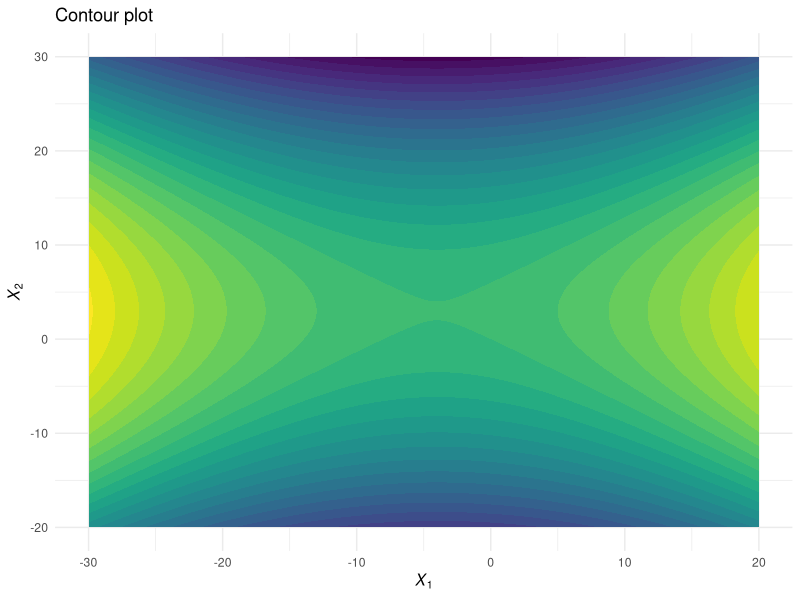
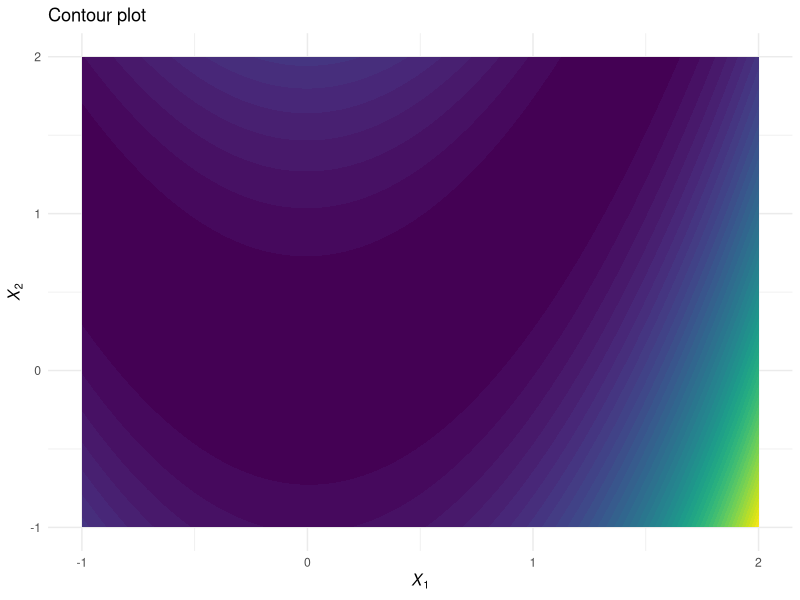
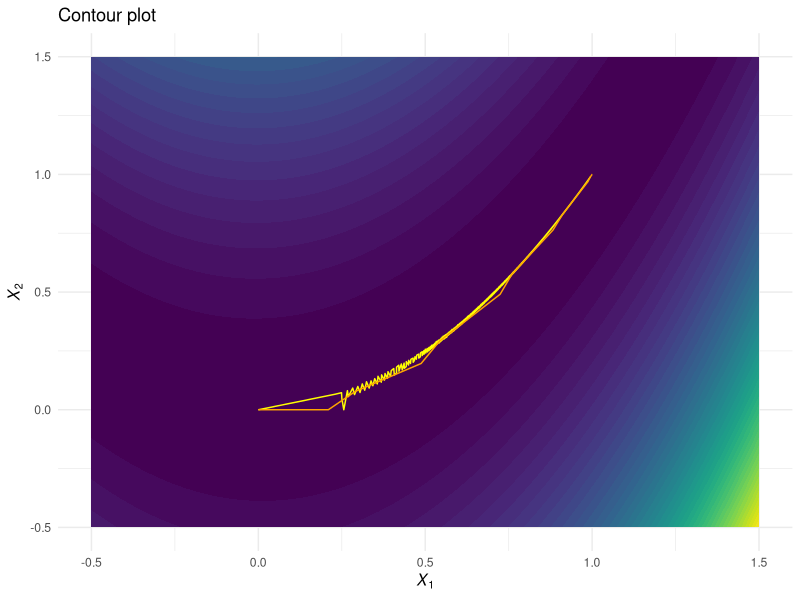

Here is the R script that generated these plots, in order:
## ---- chunk 1
NR <- function(formula, data = NULL, start, n.iter) {
  
  X <- model.matrix(formula, data)
  Y <- model.frame(formula, data)[,1]
  
  loglikelihood <- function(X, Y, beta) {
    constant <- sapply(Y, function(y) sum(log(1:y))) |> sum()
    sum(y - X %*% beta - exp(X %*% beta) - constant)
  }
  
  score <- function(X, Y, beta) {
    t(X) %*% (Y - exp(X %*% beta))
  }
  
  hess <- function(X, beta) {
    - t(X) %*% diag(c(exp(X %*% beta))) %*% X
  }
  
  out <- matrix(0, n.iter+1, ncol(X))
  out[1, ] <- b <- start
  
  logL <- numeric(n.iter+1)
  logL[1] <- loglikelihood(X, Y, b)
  
  for (i in (1:n.iter)+1) {
    b <- b - solve(hess(X, b)) %*% score(X, Y, b)
    out[i, ] <- b
    logL[i] <- loglikelihood(X, Y, b)
  }
  data.frame(iter = 0:n.iter,
             out,
             logL = logL)
}

x <- c(1, 1, 1, 0, 0, 0)
y <- c(12, 15, 17, 8, 11, 5)

NR(y ~ x, start = c(0,0), n.iter = 20) |>
  knitr::kable() |>
  kableExtra::kable_styling(bootstrap_options = c("striped", "hover"))

## ---- chunk 2
#| message: false
library(ggplot2)
library(dplyr)
library(purrr)

fx1x2 <- function(x1, x2) 8*x1 + 12*x2 + x1^2 - 2*x2^2

expand.grid(x1 = -300:200/10,
            x2 = -200:300/10) |>
  mutate(f = map2_dbl(x1, x2, fx1x2)) |>
  ggplot(aes(x = x1, y = x2, z = f)) +
  stat_contour_filled(bins = 30, show.legend = FALSE) +
  theme_minimal() +
  labs(x = expression(italic(X[1])),
       y = expression(italic(X[2])),
       title = "Contour plot")
## ---- chunk 3
fx1x2 <- function(x1, x2) 100*(x2 - x1^2)^2 + (1 - x1)^2

expand.grid(x1 = -100:200/100,
            x2 = -100:200/100) |>
  mutate(f = map2_dbl(x1, x2, fx1x2)) |>
  ggplot(aes(x = x1, y = x2, z = f)) +
  stat_contour_filled(bins = 50, show.legend = FALSE) +
  theme_minimal() +
  labs(x = expression(italic(X[1])),
       y = expression(italic(X[2])),
       title = "Contour plot")
## ---- chunk 4
f <- function(x1, x2) 100*(x2 - x1^2)^2 + (1 - x1)^2

score <- function(x1, x2) {
  c(400*x1^3 - 400*x1*x2 + 2*x1 - 2,
    200*x2 - 200*x1^2)
}
  
hess <- function(x1, x2) {
  matrix(c(1200*x1^2 - 400*x2 + 2, -400*x1, -400*x1, 200), 
         nrow = 2, ncol = 2)
}

SD <- function(start, n.iter, alpha, rho, tol = 1e-16) {
  b <- start
  grad <- matrix(0, n.iter + 1, 2)
  grad[1, ] <- score(b[1], b[2])
  
  out <- matrix(0, n.iter + 1, 2)
  out[1, ] <- b
  
  i <- 1; conv <- FALSE
  
  while (!conv) {
    i <- i+1
    fold <- f(out[i-1, 1], out[i-1, 2])
    gradvec <- score(out[i-1, 1], out[i-1, 2])
    out[i, ] <- out[i-1, ] - alpha * gradvec / sum(gradvec^2)
    grad[i, ] <- gradvec
    
    fnew <- f(out[i,1], out[i,2])
    a <- alpha
    while(fnew > fold) {
      a <- a*rho
      out[i, ] <- out[i-1, ] - a * gradvec / sum(gradvec^2)
      grad[i, ] <- c(score(out[i,1], out[i,2]))
      fnew <- f(out[i,1], out[i,2])
    }
    if (
      i - 1 == n.iter | 
      abs(fnew - fold) < tol
    ) {
      conv <- TRUE
    }
    
  }
  data.frame(iter = 0:(nrow(out)-1), 
             out  = out, 
             grad = grad, 
             fval = f(out[,1], out[,2])) |>
    subset(iter < i)
}

SDout <- SD(c(0,0), 20000, 1, 0.8, 1e-10)

SDout |>
  head(15) |>
  knitr::kable() |>
  kableExtra::kable_styling(bootstrap_options = c("striped", "hover"))
## ---- chunk 5
NR <- function(start, n.iter, alpha, rho) {
  
  b <- start
  grad <- matrix(0, n.iter + 1, 2)
  grad[1, ] <- score(b[1], b[2])
  
  out <- matrix(0, n.iter + 1, 2)
  out[1, ] <- b
  
  for (i in 1:n.iter + 1) {
    
    fold <- f(out[i-1,1], out[i-1,2])
    b <- out[i - 1, ]
    
    out[i, ] <- b - solve(hess(b[1], b[2])) %*% score(b[1], b[2])
    grad[i, ] <- c(score(b[1], b[2]))

    fnew <- f(out[i,1], out[i,2])
    a <- alpha
    while (fnew>fold){
      a <- a*rho
      out[i,] <- out[i-1,] - a * solve(hess(b[1], b[2])) %*% score(b[1], b[2])
      grad[i, ] <- c(score(out[i,1], out[i,2]))
      fnew <- f(out[i,1], out[i,2])
    }
  }
  data.frame(iter = 0:(nrow(out)-1), 
             out  = out, 
             grad = grad, 
             fval = f(out[,1], out[,2]))
}
NRout <- NR(c(0,0), 15, 1, 0.8) 

NRout |>
  knitr::kable() |>
  kableExtra::kable_styling(bootstrap_options = c("striped", "hover"))

expand.grid(x1 = -50:150/100,
            x2 = -50:150/100) |>
  mutate(f = map2_dbl(x1, x2, fx1x2)) |>
  ggplot(aes(x = x1, y = x2, z = f)) +
  stat_contour_filled(bins = 50, show.legend = FALSE) +
  geom_line(data = SDout, 
            mapping = aes(x = out.1, y = out.2, z = NULL), 
            col = "yellow") +
  geom_line(data = NRout, 
            mapping = aes(x = out.1, y = out.2, z = NULL),
            col = "orange") +
  theme_minimal() +
  labs(x = expression(italic(X[1])),
       y = expression(italic(X[2])),
       title = "Contour plot")
## ---- chunk 6
loglikelihood <- function(X, Y, beta) {
  sum(Y * (X%*%beta) - log(1 + exp(X %*% beta)))
}
score <- function(X, Y, beta) {
  t(X) %*% (Y - 1/(1 + exp(-X%*%beta)))
}
hess <- function(X, Y, beta) {
  - t(X) %*% diag(c(exp(X%*%beta)/(1 + exp(X%*%beta))^2)) %*% X
}
## ---- chunk 7
NRlogistic <- function(formula, data = NULL, start, n.iter) {
  X <- model.matrix(formula, data)
  Y <- model.frame(formula, data)[, 1]
  
  out <- matrix(0, n.iter+1, ncol(X))
  out[1, ] <- b <- start
  
  logL <- numeric(n.iter+1)
  logL <- loglikelihood(X, Y, b)
  
  for (i in 1:n.iter + 1) {
    b <- b - solve(hess(X, Y, b)) %*% score(X, Y, b)
    out[i, ] <- b
    logL[i] <- loglikelihood(X, Y, b)
  }
  
  data.frame(iter = 0:n.iter,
             b0 = out[,1],
             b1 = out[,2],
             logL = logL)
}

x <- c(0,1,2,3,4,5)
y <- c(0,1,0,1,1,1)

NRlogistic(y ~ x, start = c(0,0), n.iter = 5) |>
  knitr::kable() |>
  kableExtra::kable_styling(bootstrap_options = c("striped", "hover"))

glm(y ~ x, family = binomial) |> summary()
## ---- chunk 8
IRLS <- function(formula, data = NULL, start, n.iter) {
  
  X <- model.matrix(formula, data)
  Y <- model.frame(formula, data)[,1]
  out <- matrix(0, n.iter+1, ncol(X))
  out[1, ] <- b <- start
  
  logL <- numeric(n.iter+1)
  logL[1] <- loglikelihood(X, Y, b)
  
  for (i in 1:n.iter+1) {
    e <- exp(X%*%b) / (1 + exp(X%*%b))
    W <- diag(c(e / (1+exp(X %*% b))))
    Z <- X %*% b + (y - e) * (1 / (e*(1-e)))
    b <- solve(t(X) %*% W %*% X) %*% t(X) %*% W %*% Z
    out[i, ] <- b
    logL[i] <- loglikelihood(X, Y, b)
  }
  data.frame(iter = 0:n.iter,
             b0 = out[,1],
             b1 = out[,2],
             logL = logL)
}
IRLS(y ~ x, start = c(0,0), n.iter = 5) |>
  knitr::kable() |>
  kableExtra::kable_styling(bootstrap_options = c("striped", "hover"))
## ---- chunk 9
fx <- function(x) -exp(x) / (1 + exp(x))^2
f1x <- function(x) -(exp(x) - exp(2*x)) / (1 + exp(x))^3
f2x <- function(x) -(exp(x) - 4*exp(2*x) + exp(3*x)) / (1 + exp(x))^4

NR <- function(start = 0.5, n.iter = 20, alpha = 1, rho = 0.8) {
  out <- matrix(0, n.iter+1, 4)
  out[1, ] <- c(start, fx(start), f1x(start), f2x(start))
  
  colnames(out) <- c("x", "fx", "f1x", "f2x")
  
  for (i in 1:n.iter + 1) {
    a <- alpha
    new <- out[i-1, 1] - a * out[i-1, 3] / out[i-1, 4]
    out[i, ] <- c(new, fx(new), f1x(new), f2x(new))
    while(out[i, 2] > out[i-1, 2]) {
      a <- a*rho
      new <- out[i-1, 1] - a * out[i-1, 3] / out[i-1, 4]
      out[i, ] <- c(new, fx(new), f1x(new), f2x(new))
    }
  }
  out
}

NR(0.5, 5) |>
  knitr::kable() |>
  kableExtra::kable_styling(bootstrap_options = c("striped", "hover"))
## ---- chunk 10
x <- c(0.5, 1, 1.5, 2, 2.5)
y <- c(0,0,1,0,1)

NRlogistic(y ~ x, start = c(0,0), n.iter = 5) |>
  knitr::kable() |>
  kableExtra::kable_styling(bootstrap_options = c("striped", "hover"))

IRLS(y ~ x, start = c(0,0), n.iter = 5) |>
  knitr::kable() |>
  kableExtra::kable_styling(bootstrap_options = c("striped", "hover"))

glm(y ~ x, family = binomial) |> summary()
